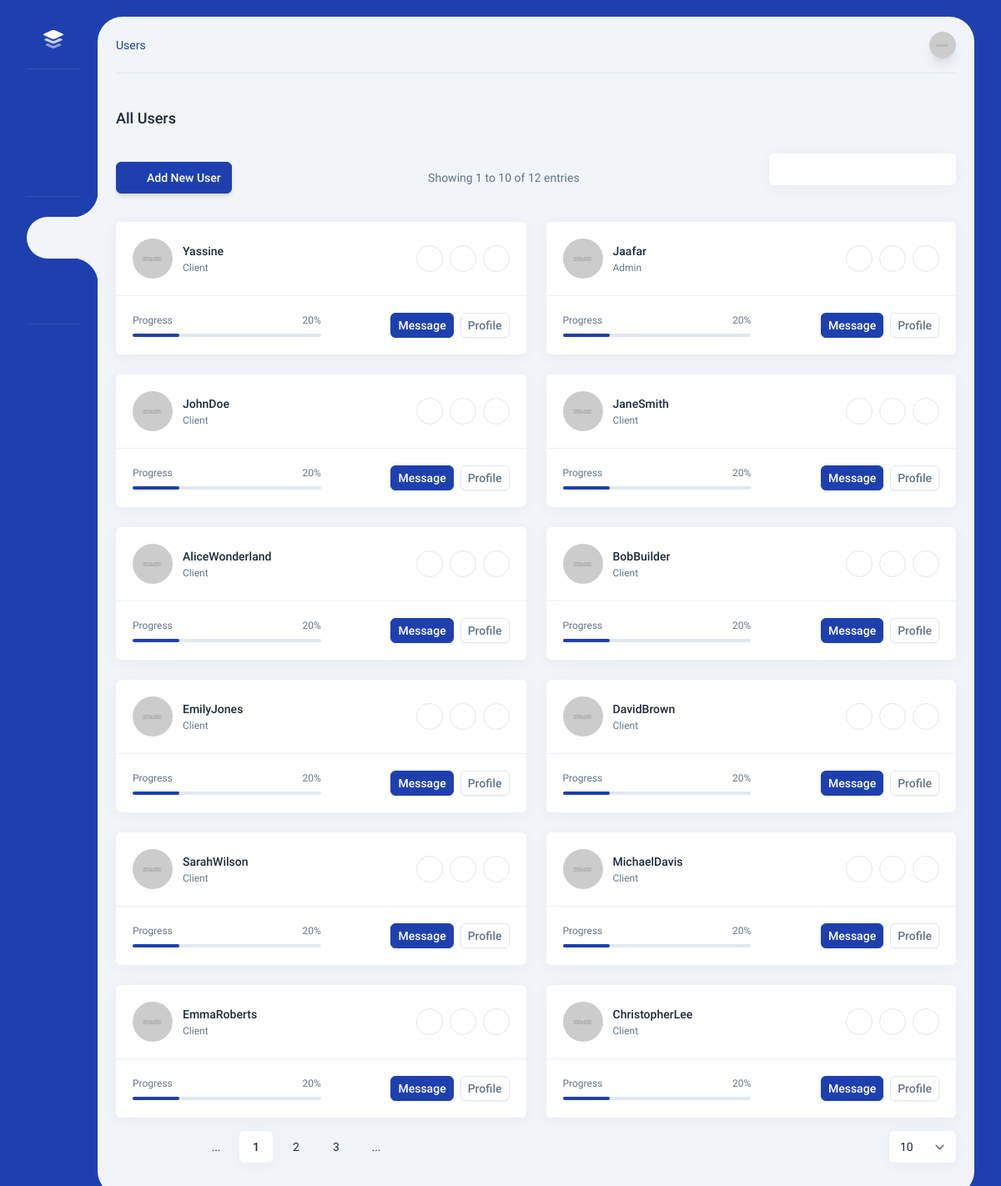
/users/users.php (signed in), run on the app's committed database.
### tables this page shows
CREATE TABLE `users` (
  `id` int(11) NOT NULL,
  `nom` text NOT NULL,
  `email` text NOT NULL,
  `password` text NOT NULL,
  `role` text NOT NULL DEFAULT 'client'
);

### users/users.php (the view, shortened to what this page needs)
<?php
include("../securite/cnx.php");
?>
<!DOCTYPE html>
<html lang="en" class="light">
    <head>
        <link rel="stylesheet" href="../dist/css/app.css" />
    </head>
    <body class="py-5">
        <div class="flex mt-[4.7rem] md:mt-0">
            <?php
                include("../menu_desktop.php");
            ?>
            <div class="content">
                <div class="top-bar">
                    <nav aria-label="breadcrumb" class="-intro-x mr-auto hidden sm:flex">
                        <ol class="breadcrumb">
                            <li class="breadcrumb-item"><a href="">Users</a></li>
                        </ol>
                    </nav>
                    <?php
                        include("../menu_account.php");
                    ?>
                </div>
                <h2 class="intro-y text-lg font-medium mt-10">
                    All Users
                </h2>
                <?php
                        $req_users = "select  * from users ";
                            $text_rechercher="";
                ?>
                <div class="grid grid-cols-12 gap-6 mt-5">
                    <div class="intro-y col-span-12 flex flex-wrap sm:flex-nowrap items-center mt-2">
                        <a href="javascript:;" data-tw-toggle="modal" data-tw-target="#delete-confirmation-modal"><button class="btn btn-primary shadow-md mr-2"><i data-lucide="user-plus" class="w-4 h-4 mr-2"></i>Add New User</button></a>
                        <?php
                            $req_count_user=mysqli_query($cnx,"SELECT COUNT(*) AS user_count FROM users WHERE nom like '%". $text_rechercher . "%'");
                            $count_result = mysqli_fetch_assoc($req_count_user);
                            $user_count = $count_result['user_count'];
                        ?>
                        <div class="hidden md:block mx-auto text-slate-500">Showing 1 to 10 of <?php echo $user_count; ?> entries</div>
                        <div class="w-full sm:w-auto mt-3 sm:mt-0 sm:ml-auto md:ml-0">
                            <div class="w-56 relative text-slate-500">
                            <form method="get" class="w-56 relative text-slate-500">
                                <input type="text" class="form-control w-56 box pr-10" name="search" placeholder="<?php echo $text_rechercher; ?>">
                            </form>
                            </div>
                        </div>
                    </div>
                    <?php
                        $res_users=mysqli_query($cnx,$req_users);
                        while ($row=mysqli_fetch_array($res_users)){
                    ?>
                        <div class="intro-y col-span-12 md:col-span-6">
                        <div class="box">
                            <div class="flex flex-col lg:flex-row items-center p-5 border-b border-slate-200/60 dark:border-darkmode-400 m">
                                <div class="w-24 h-24 lg:w-12 lg:h-12 image-fit lg:mr-1">
                                    <img alt="Midone - HTML Admin Template" class="rounded-full" src="../dist/images/profile-1.jpg">
                                </div>
                                <div class="lg:ml-2 lg:mr-auto text-center lg:text-left mt-3 lg:mt-0">
                                    <a href="" class="font-medium"><?php echo $row['nom'] ?></a>
                                    <div class="text-slate-500 text-xs mt-0.5"><?php echo ucfirst($row['role']) ?></div>
                                </div>
                                <div class="flex -ml-2 lg:ml-0 lg:justify-end mt-3 lg:mt-0">
                                    <a href="" class="w-8 h-8 rounded-full flex items-center justify-center border dark:border-darkmode-400 ml-2 text-slate-400 zoom-in tooltip" title="Facebook"> <i class="w-3 h-3 fill-current" data-lucide="facebook"></i> </a>
                                    <a href="" class="w-8 h-8 rounded-full flex items-center justify-center border dark:border-darkmode-400 ml-2 text-slate-400 zoom-in tooltip" title="Twitter"> <i class="w-3 h-3 fill-current" data-lucide="twitter"></i> </a>
                                    <a href="" class="w-8 h-8 rounded-full flex items-center justify-center border dark:border-darkmode-400 ml-2 text-slate-400 zoom-in tooltip" title="Linked In"> <i class="w-3 h-3 fill-current" data-lucide="linkedin"></i> </a>
                                </div>
                            </div>
                            <div class="flex flex-wrap lg:flex-nowrap items-center justify-center p-5">
                                <div class="w-full lg:w-1/2 mb-4 lg:mb-0 mr-auto">
                                    <div class="flex text-slate-500 text-xs">
                                        <div class="mr-auto">Progress</div>
                                        <div>20%</div>
                                    </div>
                                    <div class="progress h-1 mt-2">
                                        <div class="progress-bar w-1/4 bg-primary" role="progressbar" aria-valuenow="0" aria-valuemin="0" aria-valuemax="100"></div>
                                    </div>
                                </div>
                                <button class="btn btn-primary py-1 px-2 mr-2">Message</button>
                                <button class="btn btn-outline-secondary py-1 px-2">Profile</button>
                            </div>
                        </div>
                    </div>
                    <?php  } ?>
                    </div>
                    <div class="intro-y col-span-12 flex flex-wrap sm:flex-row sm:flex-nowrap items-center mt-4">
                        <nav class="w-full sm:w-auto sm:mr-auto">
                            <ul class="pagination">
                                <li class="page-item">
                                    <a class="page-link" href="#"> <i class="w-4 h-4" data-lucide="chevrons-left"></i> </a>
                                </li>
                                <li class="page-item">
                                    <a class="page-link" href="#"> <i class="w-4 h-4" data-lucide="chevron-left"></i> </a>
                                </li>
                                <li class="page-item"> <a class="page-link" href="#">...</a> </li>
                                <li class="page-item active"> <a class="page-link" href="#">1</a> </li>
                                <li class="page-item"> <a class="page-link" href="#">2</a> </li>
                                <li class="page-item"> <a class="page-link" href="#">3</a> </li>
                                <li class="page-item"> <a class="page-link" href="#">...</a> </li>
                                <li class="page-item">
                                    <a class="page-link" href="#"> <i class="w-4 h-4" data-lucide="chevron-right"></i> </a>
                                </li>
                                <li class="page-item">
                                    <a class="page-link" href="#"> <i class="w-4 h-4" data-lucide="chevrons-right"></i> </a>
                                </li>
                            </ul>
                        </nav>
                        <select class="w-20 form-select box mt-3 sm:mt-0">
                            <option>10</option>
                        </select>
                    </div>
                </div>
            </div>
    </body>
</html>

### data on the page
users: nom "Yassine", role "Client"
users: nom "Jaafar", role "Admin"
users: nom "JohnDoe", role "Client"
users: nom "JaneSmith", role "Client"
users: nom "AliceWonderland", role "Client"
users: nom "BobBuilder", role "Client"
users: nom "EmilyJones", role "Client"
users: nom "DavidBrown", role "Client"
users: nom "SarahWilson", role "Client"
users: nom "MichaelDavis", role "Client"
users: nom "EmmaRoberts", role "Client"
users: nom "ChristopherLee", role "Client"

### other printed values
$user_count "12"
